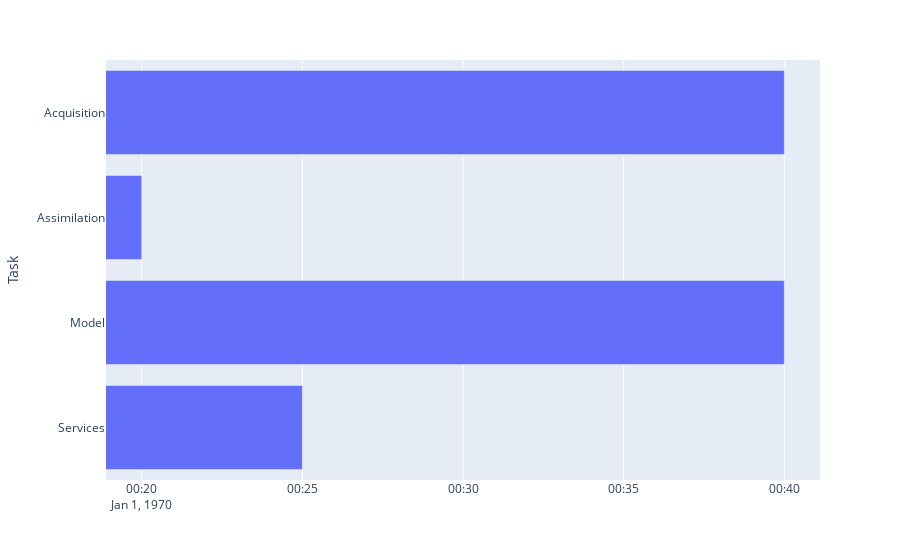

Source (notebook cell):
### Markdown cell above
The more points in time you have, the better you can understand the movement to establish the wind speed and direction at a given point in time, and how it will change in future.

So once you have good information about the clouds that exist, and the rate they are moving at, and whether they are speeding up, or building up, or dissipating... then a forecaster is trained in physics, and applies the rules of physics to understand how clouds will move in the future.   Essentially it uses the spreadsheet to calculate what the sky should look like one small step later in time, and then another step, and another, until you have arrived as far in time as needed for the forecast product.

At this point, the result is a spreadsheet. The forecaster then can use the spreadsheet and write descriptions of weather for their client, or have an automated process do that, or produce simulated ¨satellite" imagery to show where the clouds till in the future.

Restating things:

* step 1: Acquisiion: gather a time series of data for kinds of data.
* step 2: Assimilation: put all the different data into a pile of spreadsheets.
* step 3: Numerical Model: hit calculate on the spreadsheet for the number of timestesp you need.
* step 4: Services: translating the spreadsheets back into things people can understand (maps, text, and simulated future images.)


Looking at all these steps, it is obvious that they are extremely tedious for a human to do, and things that a computer, in principle should be great at. Rather than having a human look at web sites, and extract data,
have a computer do it, and present the forecaster with a best first guess product.

## Let the Computer Do It

Instead of a human browsing dozens of web sites and mapping stuff into a spreadsheet manually, and then hitting calculate, and then mapping back the spreadsheet back to something his clients will understand, the forecaster hits a button, and has the computer does all the tedious work. So when the forecaster pushes the button, the computer:

* scans the entire world for a number of hours of satellite, RADAR, and point observations from weather stations, airports, ships, and planes.  looking for information for the last hour or two to get a good trend.
* stuffs that into a spreadsheet.
* runs the spreadsheet.
* extracts the interesting numbers or pictures from the spreadsheet.

Great, how long will that take, and how good will the result be?

Well the quality of the result will vary with the quality of the input. To make a spreadsheet, the forecaster decides how big an volume of space to cover with each cell. The bigger the volume covered by each cell, the more you are taking different data points and averaging them to get one value for the the cell, so the "fuzzier" the pictures that result.  

How big are the spreadsheets? 30 years ago, the "high resolution" spreadsheet covering North America had each cell was 150 km. on a side, At that time, computers were not big enough to cover the whole world. Today, the high resolution models are around 10km on a side (100 sq. km.) As the area of the earth is around 500 million sq. km. that means that the grid today should be about 5 million cells. per level, models typically have 25 levels representing different heights of air in the atmosphere, so that means 125 million cells to calculate.

### Code cell
import plotly.express as px
import pandas as pd

df = pd.DataFrame([
    dict(Task="Acquisition", Start='12:05:00', Finish='12:45:00'),
    dict(Task="Assimilation", Start='12:45:00', Finish='13:05:00'),
    dict(Task="Model", Start='13:05:00', Finish='13:45:00'),
    dict(Task="Services", Start='13:45:00', Finish='14:10:00')
    
])

fig = px.timeline(df, x_start="Start", x_end="Finish", y="Task")
fig.update_yaxes(autorange="reversed") # otherwise tasks are listed from the bottom up
fig.show()

### Figure 1 — Plotly figure (JSON) as saved in the notebook; plotly's stock layout.template omitted (floating-point values rounded to 4 significant figures)
{"data": [{"alignmentgroup": "True", "base": ["12:05:00", "12:45:00", "13:05:00", "13:45:00"], "hovertemplate": "Start=%{base}<br>Finish=%{x}<br>Task=%{y}<extra></extra>", "legendgroup": "", "marker": {"color": "#636efa", "pattern": {"shape": ""}}, "name": "", "offsetgroup": "", "orientation": "h", "showlegend": false, "textposition": "auto", "type": "bar", "x": [2400000, 1200000, 2400000, 1500000], "xaxis": "x", "y": ["Acquisition", "Assimilation", "Model", "Services"], "yaxis": "y"}], "layout": {"barmode": "overlay", "legend": {"tracegroupgap": 0}, "margin": {"t": 60}, "xaxis": {"anchor": "y", "domain": [0, 1], "type": "date"}, "yaxis": {"anchor": "x", "autorange": "reversed", "domain": [0, 1], "title": {"text": "Task"}}}}
